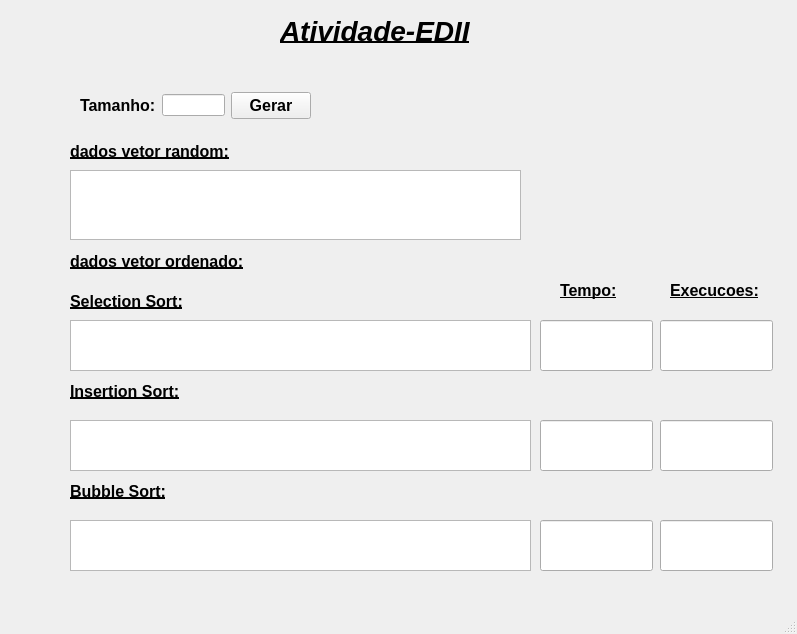
<?xml version="1.0" encoding="UTF-8"?>
<ui version="4.0">
 <class>MainWindow</class>
 <widget class="QMainWindow" name="MainWindow">
  <property name="geometry">
   <rect>
    <x>0</x>
    <y>0</y>
    <width>797</width>
    <height>634</height>
   </rect>
  </property>
  <property name="windowTitle">
   <string>MainWindow</string>
  </property>
  <widget class="QWidget" name="centralwidget">
   <widget class="QLabel" name="label_2">
    <property name="geometry">
     <rect>
      <x>70</x>
      <y>140</y>
      <width>161</width>
      <height>22</height>
     </rect>
    </property>
    <property name="font">
     <font>
      <pointsize>12</pointsize>
      <bold>true</bold>
      <underline>true</underline>
     </font>
    </property>
    <property name="text">
     <string>dados vetor random:</string>
    </property>
   </widget>
   <widget class="QLabel" name="label_3">
    <property name="geometry">
     <rect>
      <x>70</x>
      <y>250</y>
      <width>181</width>
      <height>22</height>
     </rect>
    </property>
    <property name="font">
     <font>
      <pointsize>12</pointsize>
      <bold>true</bold>
      <underline>true</underline>
     </font>
    </property>
    <property name="text">
     <string>dados vetor ordenado:</string>
    </property>
   </widget>
   <widget class="QLabel" name="label_4">
    <property name="geometry">
     <rect>
      <x>280</x>
      <y>10</y>
      <width>231</width>
      <height>41</height>
     </rect>
    </property>
    <property name="font">
     <font>
      <pointsize>21</pointsize>
      <italic>true</italic>
      <bold>true</bold>
      <underline>true</underline>
      <strikeout>false</strikeout>
     </font>
    </property>
    <property name="text">
     <string>Atividade-EDII</string>
    </property>
   </widget>
   <widget class="QWidget" name="layoutWidget">
    <property name="geometry">
     <rect>
      <x>80</x>
      <y>90</y>
      <width>231</width>
      <height>31</height>
     </rect>
    </property>
    <layout class="QHBoxLayout" name="horizontalLayout">
     <item>
      <widget class="QLabel" name="label">
       <property name="font">
        <font>
         <pointsize>12</pointsize>
         <bold>true</bold>
        </font>
       </property>
       <property name="text">
        <string>Tamanho:</string>
       </property>
      </widget>
     </item>
     <item>
      <widget class="QLineEdit" name="lineEditSize"/>
     </item>
     <item>
      <widget class="QPushButton" name="pushButtonMake">
       <property name="font">
        <font>
         <pointsize>12</pointsize>
         <bold>true</bold>
        </font>
       </property>
       <property name="text">
        <string>Gerar</string>
       </property>
      </widget>
     </item>
    </layout>
   </widget>
   <widget class="QLineEdit" name="lineEditSSTime">
    <property name="geometry">
     <rect>
      <x>540</x>
      <y>320</y>
      <width>113</width>
      <height>51</height>
     </rect>
    </property>
   </widget>
   <widget class="QTextEdit" name="textEditOrder">
    <property name="geometry">
     <rect>
      <x>70</x>
      <y>320</y>
      <width>461</width>
      <height>51</height>
     </rect>
    </property>
   </widget>
   <widget class="QTextEdit" name="textEditIOrder">
    <property name="geometry">
     <rect>
      <x>70</x>
      <y>420</y>
      <width>461</width>
      <height>51</height>
     </rect>
    </property>
   </widget>
   <widget class="QLineEdit" name="lineEditISTime">
    <property name="geometry">
     <rect>
      <x>540</x>
      <y>420</y>
      <width>113</width>
      <height>51</height>
     </rect>
    </property>
   </widget>
   <widget class="QTextEdit" name="textEditRand">
    <property name="geometry">
     <rect>
      <x>70</x>
      <y>170</y>
      <width>451</width>
      <height>70</height>
     </rect>
    </property>
   </widget>
   <widget class="QLineEdit" name="lineEditSSCount">
    <property name="geometry">
     <rect>
      <x>660</x>
      <y>320</y>
      <width>113</width>
      <height>51</height>
     </rect>
    </property>
   </widget>
   <widget class="QLineEdit" name="lineEditISCount">
    <property name="geometry">
     <rect>
      <x>660</x>
      <y>420</y>
      <width>113</width>
      <height>51</height>
     </rect>
    </property>
   </widget>
   <widget class="QLabel" name="label_5">
    <property name="geometry">
     <rect>
      <x>560</x>
      <y>270</y>
      <width>61</width>
      <height>41</height>
     </rect>
    </property>
    <property name="font">
     <font>
      <pointsize>12</pointsize>
      <bold>true</bold>
      <underline>true</underline>
     </font>
    </property>
    <property name="text">
     <string>Tempo:</string>
    </property>
   </widget>
   <widget class="QLabel" name="label_6">
    <property name="geometry">
     <rect>
      <x>670</x>
      <y>270</y>
      <width>91</width>
      <height>41</height>
     </rect>
    </property>
    <property name="font">
     <font>
      <pointsize>12</pointsize>
      <bold>true</bold>
      <underline>true</underline>
     </font>
    </property>
    <property name="text">
     <string>Execucoes:</string>
    </property>
   </widget>
   <widget class="QLabel" name="label_7">
    <property name="geometry">
     <rect>
      <x>70</x>
      <y>290</y>
      <width>121</width>
      <height>22</height>
     </rect>
    </property>
    <property name="font">
     <font>
      <pointsize>12</pointsize>
      <bold>true</bold>
      <underline>true</underline>
     </font>
    </property>
    <property name="text">
     <string>Selection Sort:</string>
    </property>
   </widget>
   <widget class="QLabel" name="label_8">
    <property name="geometry">
     <rect>
      <x>70</x>
      <y>380</y>
      <width>121</width>
      <height>22</height>
     </rect>
    </property>
    <property name="font">
     <font>
      <pointsize>12</pointsize>
      <bold>true</bold>
      <underline>true</underline>
     </font>
    </property>
    <property name="text">
     <string>Insertion Sort:</string>
    </property>
   </widget>
   <widget class="QLineEdit" name="lineEditBSCount">
    <property name="geometry">
     <rect>
      <x>660</x>
      <y>520</y>
      <width>113</width>
      <height>51</height>
     </rect>
    </property>
   </widget>
   <widget class="QLineEdit" name="lineEditBSTime">
    <property name="geometry">
     <rect>
      <x>540</x>
      <y>520</y>
      <width>113</width>
      <height>51</height>
     </rect>
    </property>
   </widget>
   <widget class="QLabel" name="label_9">
    <property name="geometry">
     <rect>
      <x>70</x>
      <y>480</y>
      <width>121</width>
      <height>22</height>
     </rect>
    </property>
    <property name="font">
     <font>
      <pointsize>12</pointsize>
      <bold>true</bold>
      <underline>true</underline>
     </font>
    </property>
    <property name="text">
     <string>Bubble Sort:</string>
    </property>
   </widget>
   <widget class="QTextEdit" name="textEditBOrder">
    <property name="geometry">
     <rect>
      <x>70</x>
      <y>520</y>
      <width>461</width>
      <height>51</height>
     </rect>
    </property>
   </widget>
  </widget>
  <widget class="QMenuBar" name="menubar">
   <property name="geometry">
    <rect>
     <x>0</x>
     <y>0</y>
     <width>797</width>
     <height>20</height>
    </rect>
   </property>
  </widget>
  <widget class="QStatusBar" name="statusbar"/>
 </widget>
 <resources/>
 <connections/>
</ui>
